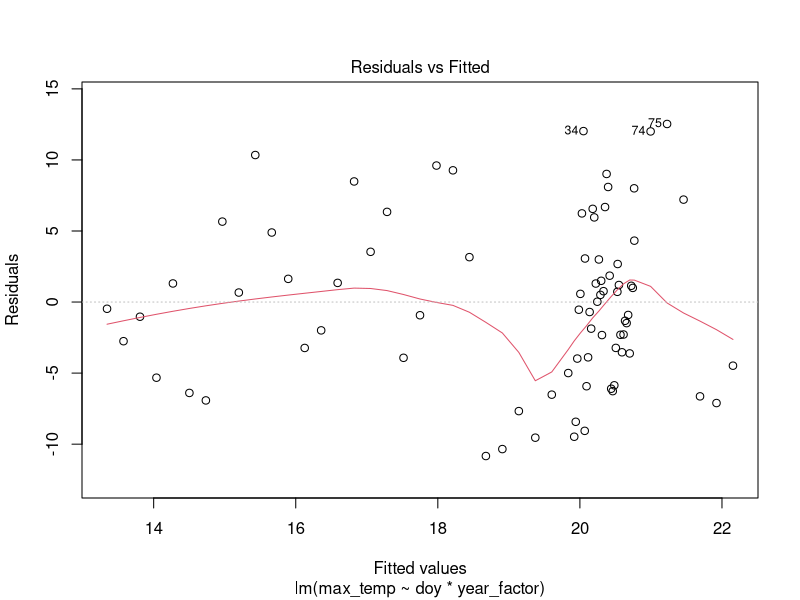
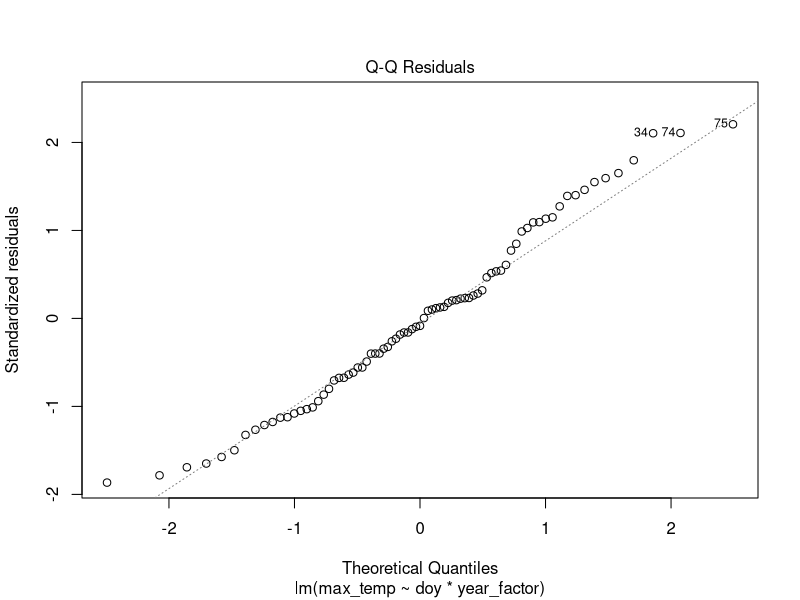
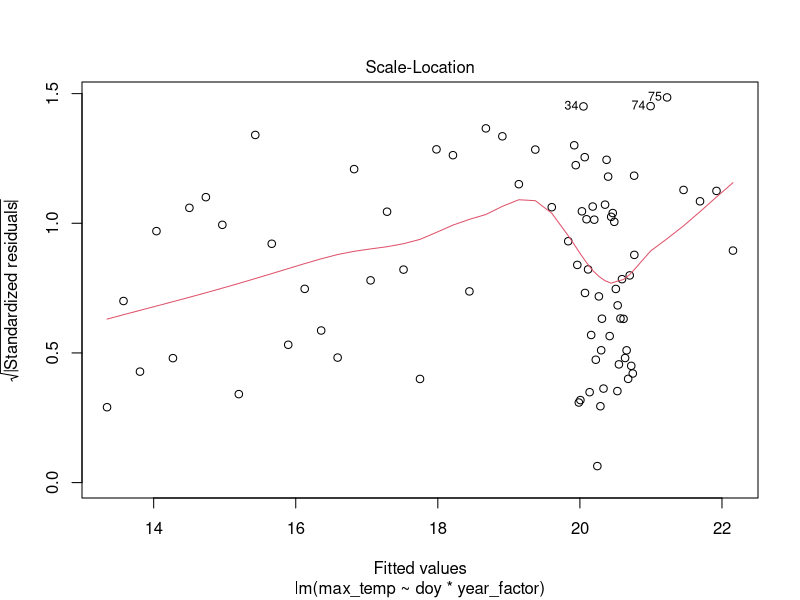
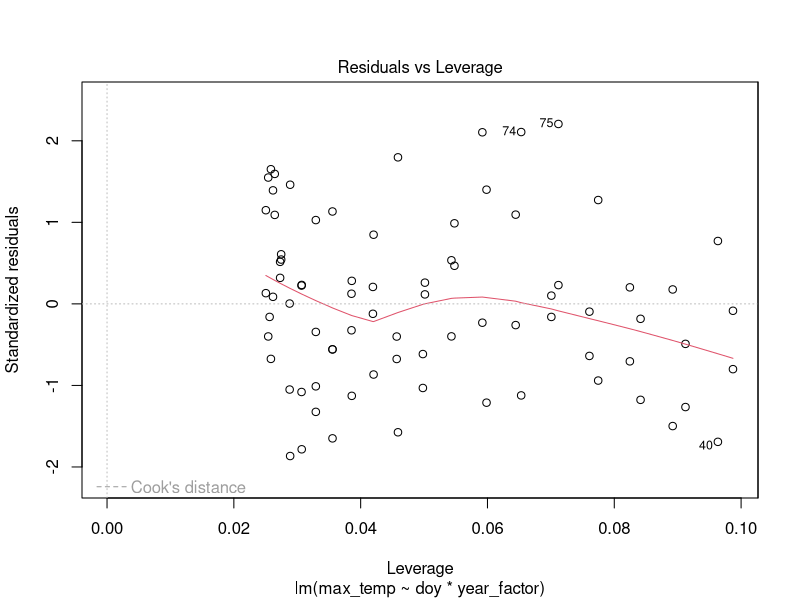
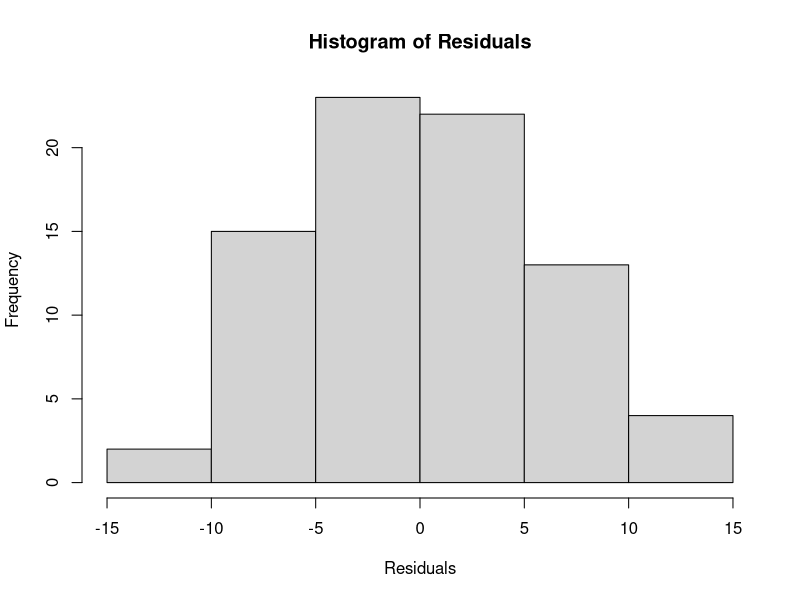

The R source for these figures, in order:
# RQ1 ANALYSIS
# FIGURE 2: WERE TEMPERATURES IN 2023 SIGNIFICANTLY HIGHER THAN 2024? 

# Load libraries----
library(ggplot2)
library(dplyr)
library(readxl)
library(tidyverse)



# LOAD DATA----
met_station_combined <- read_excel("datasets/climate_data/met_station_combined.xlsx")


# DATA PREPARATION----
# Filter data for 2023 and 2024
met_station_filtered <- met_station_combined %>%
  filter(year %in% c(2023, 2024))

# Calculate average temperature for each day of each year 
daily_avg_temp <- met_station_filtered %>%
  group_by(year, doy) %>%
  summarise(avg_temp = mean(air_temp, na.rm = TRUE))

# calculate max temp for each day of each year 
daily_max_temp <- met_station_filtered %>%
  group_by(year, doy) %>%
  summarise(max_temp = max(air_temp, na.rm = TRUE))

# DATA ANALYSIS 1.1----
# were temperature trends across summers of 2023 and 2024 significantly different?
daily_max_temp$year_factor <- factor(daily_max_temp$year)
model1 <- lm(max_temp ~ doy * year_factor, data = daily_max_temp)
summary(model1)

# 2023: actually relatively stable throughout the summer
# slope = -0.022 per day decrease in temp throughout season, essential flat/no trend
# p= 0.7888, not significant (but showing that temps remained high throughout the season)

# 2024: increasing summer temp trend at 0.232C per day-> significant p=0.0251
# evidence for gradual increasing trend in temps 

# significant interaction (p=0.0325)-> temp trend differs significantly between years

# extract R2 for 2023 only 
# Fit model for 2023 only
lm_2023_only <- lm(max_temp ~ doy, data = subset(daily_max_temp, year_factor == "2023"))
summary(lm_2023_only)

lm_2024_only <- lm(max_temp ~ doy, data = subset(daily_max_temp, year_factor == "2024"))
summary(lm_2024_only)

# DATA ANALYSIS 1.2----
# do average summer temps differ between 2023 and 2024, i.e. was 2023 significantly warmer?
# simple t-test 
t.test(max_temp ~ year_factor, data = daily_max_temp)

# 2023: mean max temp = 20.34C
# 2024: mean max temp = 17.75C
# difference of 2.59C but only marginally significant p=0.065 (not quite below 0.05 threshold)
# trending towards 2023 summer being warmer than 2024
# 2023 summer averaged 2.6°C warmer than 2024, though this difference was marginally non-significant (p = 0.065)
# CHECK ASSUMPTIONS----
# only required for 1.1

# Check normality of residuals
residuals <- model1$residuals
shapiro.test(residuals)
# NORMAL p=0.2094

# Check homogeneity of variances
library(car)
leveneTest(max_temp ~ year_factor, data = daily_max_temp)
# Welch test actually good to use here as variances are unequal - use welch test

bartlett.test(max_temp ~ year_factor, data = daily_max_temp)

plot(model1)# Residuals vs Fitted
hist(residuals,main = "Histogram of Residuals", xlab = "Residuals")
